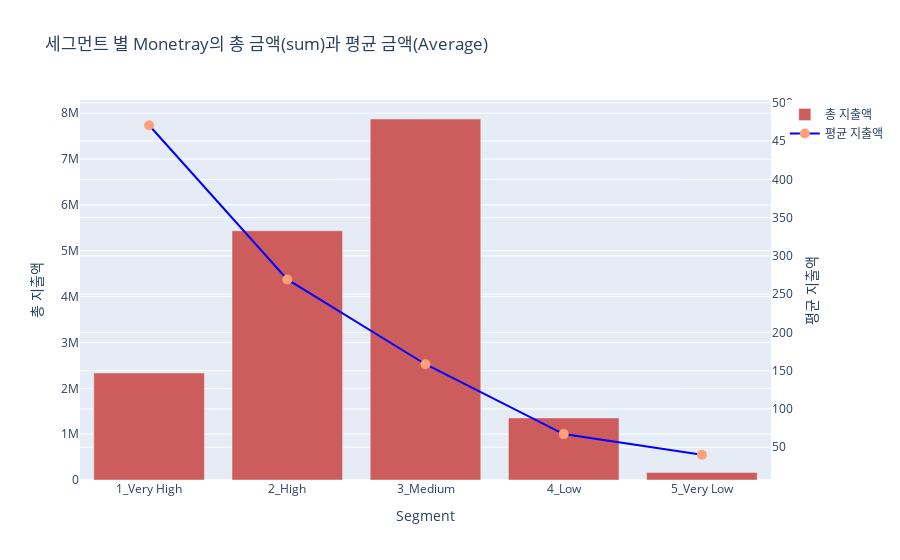

This figure's notebook cell:
### Code cell
# 시각화
fig = go.Figure()

# 총 결제 금액 바 그래프 추가
fig.add_trace(go.Bar(
    x=avg_payment['grade'],
    y=avg_payment['total_monetary'],
    name='총 지출액',
    marker_color='indianred',
    yaxis='y1'
))

# 평균 결제 금액 꺾은선 그래프 추가
fig.add_trace(go.Scatter(
    x=avg_payment['grade'],
    y=avg_payment['average_monetary'],
    name='평균 지출액',
    mode='lines+markers',
    line=dict(color='blue'),
    marker=dict(color='lightsalmon', size=10),
    yaxis='y2'
))

# 레이아웃 설정
fig.update_layout(
    title='세그먼트 별 Monetray의 총 금액(sum)과 평균 금액(Average)',
    xaxis_title='Segment',
    yaxis=dict(title='총 지출액', anchor="x", side="left", position=0.00),
    yaxis2=dict(title='평균 지출액', anchor="x", overlaying="y", side="right")
)

fig.show()

### Figure 1 — Plotly figure (JSON) as saved in the notebook; plotly's stock layout.template omitted (floating-point values rounded to 4 significant figures)
{"data": [{"marker": {"color": "indianred"}, "name": "총 지출액", "type": "bar", "x": ["1_Very High", "2_High", "3_Medium", "4_Low", "5_Very Low"], "y": [2335000.0, 5435000.0, 7874000.0, 1354000.0, 166100.0], "yaxis": "y"}, {"line": {"color": "blue"}, "marker": {"color": "lightsalmon", "size": 10}, "mode": "lines+markers", "name": "평균 지출액", "type": "scatter", "x": ["1_Very High", "2_High", "3_Medium", "4_Low", "5_Very Low"], "y": [470.6, 269.2, 158.4, 67.12, 40.12], "yaxis": "y2"}], "layout": {"title": {"text": "세그먼트 별 Monetray의 총 금액(sum)과 평균 금액(Average)"}, "xaxis": {"title": {"text": "Segment"}}, "yaxis": {"anchor": "x", "position": 0, "side": "left", "title": {"text": "총 지출액"}}, "yaxis2": {"anchor": "x", "overlaying": "y", "side": "right", "title": {"text": "평균 지출액"}}}}
